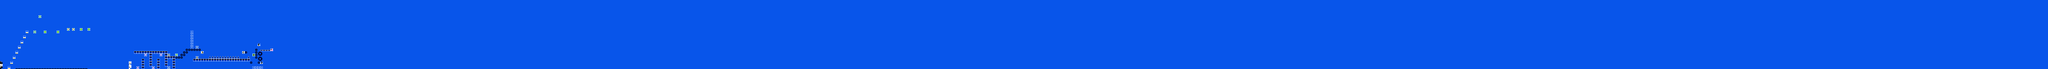

A level layout from a 2D game, rendered from its tile map. Below: a short description, then the map file with tile-grid data replaced by summaries:
An orthogonal 795x27 tile map with 16x16 px tiles, 2 tile layers (SP, ...), 2 tilesets.

<map version="1.10" tiledversion="1.10.2" orientation="orthogonal" renderorder="right-down" width="795" height="27" tilewidth="16" tileheight="16" infinite="0" nextlayerid="3" nextobjectid="1">
 <editorsettings>
  <chunksize width="16" height="27" />
  <export target="../LEVELS/LEVEL DATA/test.csv" format="csv" />
 </editorsettings>
 <tileset firstgid="1" name="famidash" tilewidth="16" tileheight="16" tilecount="256" columns="16">
  <image source="../GRAPHICS/famidash.bmp" width="256" height="256" />
 </tileset>
 <tileset firstgid="257" name="sprites" tilewidth="16" tileheight="16" tilecount="256" columns="16">
  <image source="../GRAPHICS/sprites.png" width="256" height="256" />
 </tileset>
 <layer id="1" width="795" height="27">
  <data>[21465 cells, 21465 non-empty, 12 distinct tile ids]</data>
 </layer>
 <layer id="2" name="SP" width="795" height="27">
  <data>[21465 cells, 47 non-empty, 22 distinct tile ids]</data>
 </layer>
</map>
